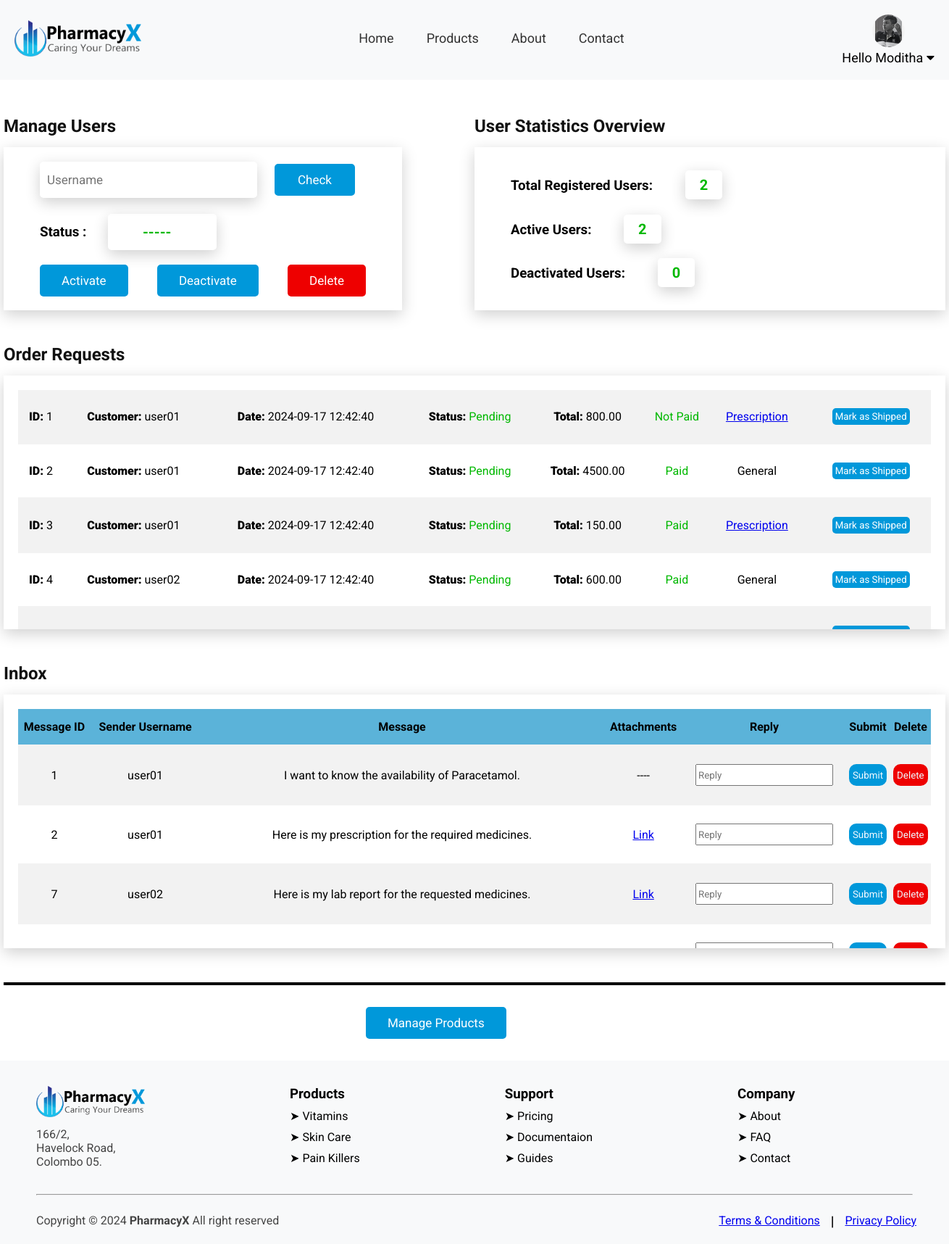
Before: /admin_DB.php (signed in) with the older database file.
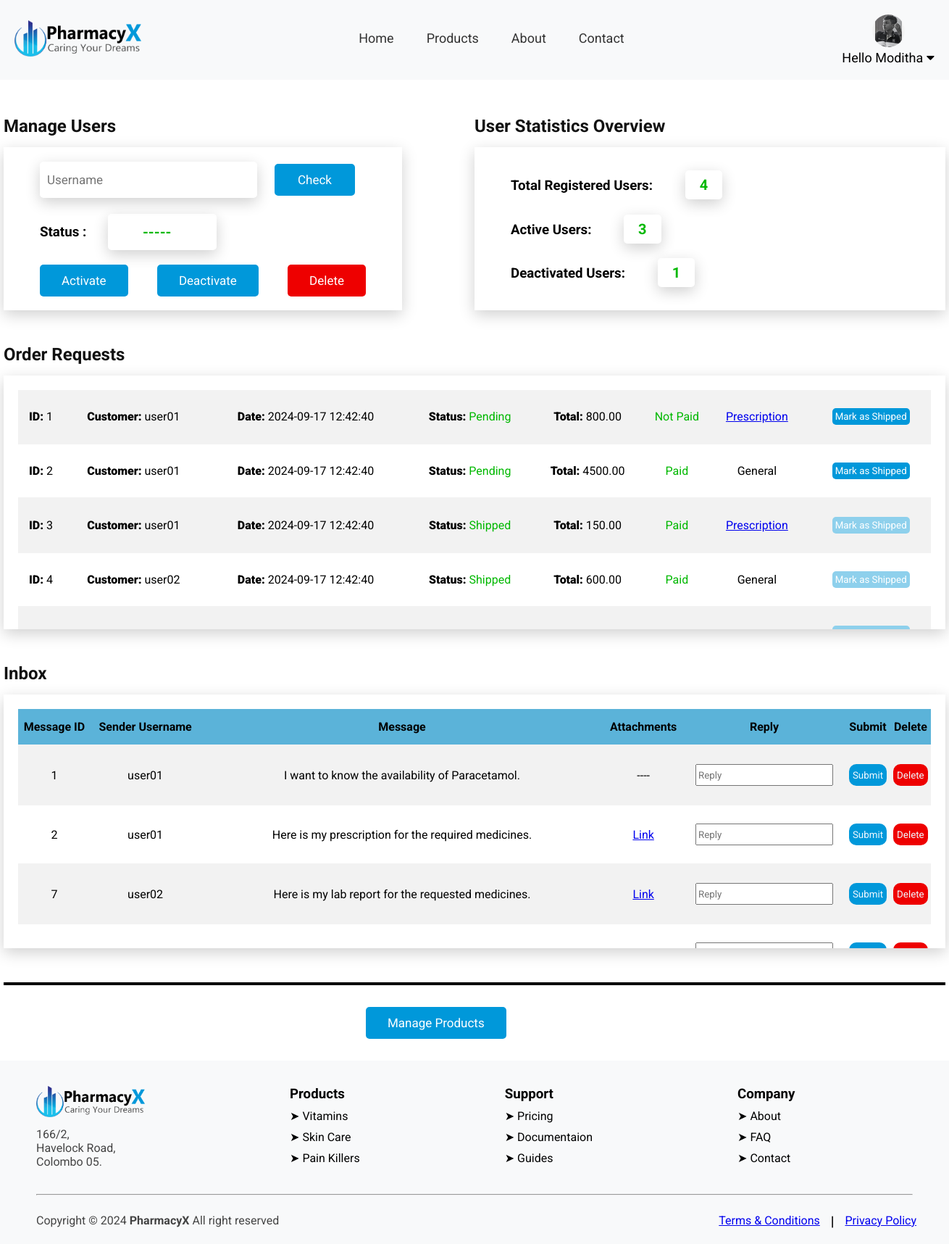
After: the same page with the newer database file.
### tables this page shows
CREATE TABLE `Orders` (
  `order_id` int(11) NOT NULL,
  `user_name` varchar(100) DEFAULT NULL,
  `order_status` enum('Pending','Shipped','Delivered') DEFAULT 'Pending',
  `order_type` enum('Prescription','General') DEFAULT NULL,
  `qty` int(11) DEFAULT NULL,
  `receiver_name` varchar(255) DEFAULT NULL,
  `street` varchar(100) DEFAULT NULL,
  `city` varchar(100) DEFAULT NULL,
  `postal_code` varchar(10) DEFAULT NULL,
  `prescription_url` varchar(255) DEFAULT NULL,
  `product_id` int(11) DEFAULT NULL,
  `Order_total` decimal(10,2) DEFAULT NULL,
  `order_date` timestamp NOT NULL DEFAULT current_timestamp()
);

CREATE TABLE `Messages` (
  `message_id` int(11) NOT NULL,
  `user_name` varchar(100) DEFAULT NULL,
  `name` varchar(100) DEFAULT NULL,
  `message_text` text NOT NULL,
  `contact_no` varchar(15) DEFAULT NULL,
  `email` varchar(255) NOT NULL,
  `Uploads_url` varchar(255) DEFAULT NULL,
  `response_text` text DEFAULT NULL,
  `message_date` timestamp NOT NULL DEFAULT current_timestamp()
);

### admin_DB.php (the view, shortened to what the rows shown need)
<!DOCTYPE html>
<html lang="en">
<head>
    <link rel="stylesheet" href="./CSS/admin_DB.css">
</head>
<body>
    <?php include ("./header.php"); ?>
    <div class="Container1">
        <div class="user_box">
            <h2 class="user-heading">Manage Users</h2>
        </div>
        <div class="stat_box">
            <h2 class="user-heading">User Statistics Overview</h2>
        </div>
    </div>
    <div class="Container2">
        <h2>Order Requests</h2>
        <div class="order_content">
            <table>
                <?php
                    $sql = "SELECT o.*,
                                CASE
                                    WHEN p.payment_id IS NOT NULL THEN 'Paid'
                                    ELSE 'Not Paid'
                                END AS payment_status
                            FROM Orders o
                            LEFT JOIN Payment p ON o.order_id = p.order_id
                            WHERE o.order_status IN ('Pending', 'Shipped');";
                    $result = mysqli_query($Connection, $sql);
                    if(mysqli_num_rows($result) > 0)
                    {
                        while($row = $result->fetch_assoc())
                        {
                            $ID = $row['order_id'];
                            $customer = $row['user_name'];
                            $date = $row['order_date'];
                            $status = $row['order_status'];
                            $total = $row['Order_total'];
                            $orderStat = $row['order_status'];
                            $orderType = $row['order_type'];
                            $paymentStatus = $row['payment_status'];
                            $PrescriptionLink = "./Images/PrescriptionOrders/{$row['prescription_url']}";
                            if($orderType == 'Prescription')
                            {
                                $orderType = "<a href='$PrescriptionLink' target='_blank'>Prescription</a>";
                            }
                            if($orderStat=='Shipped')
                            {
                                echo "<tr>
                                    <td><span class='ordertb_title'>ID:</span> $ID </td>
                                    <td><span class='ordertb_title'>Customer:</span> $customer</td>
                                    <td><span class='ordertb_title'>Date:</span> $date</td>
                                    <td><span class='ordertb_title'>Status:</span> <span class='order_stat_row'>$status</span> </td>
                                    <td><span class='ordertb_title'>Total:</span> $total </td>
                                    <td><span class='order_stat_row'>$paymentStatus</span></td>
                                    <td>$orderType</td>
                                    <td class='disable_box'>
                                        <input type='submit' value='Mark as Shipped' disabled>
                                    </td>
                                </tr>";
                            }
                            else
                            {
                                echo "<tr>
                                    <td><span class='ordertb_title'>ID:</span> $ID </td>
                                    <td><span class='ordertb_title'>Customer:</span> $customer</td>
                                    <td><span class='ordertb_title'>Date:</span> $date</td>
                                    <td><span class='ordertb_title'>Status:</span> <span class='order_stat_row'>$status</span> </td>
                                    <td><span class='ordertb_title'>Total:</span> $total </td>
                                    <td><span class='order_stat_row'>$paymentStatus</span></td>
                                    <td>$orderType</td>
                                    <td class='shipped_box'>
                                        <form action='admin_DB.php' method='POST'>
                                            <input type='hidden' value=\"$ID\" name='order_id'>
                                            <input type='submit' name='Shipped' value='Mark as Shipped'>
                                        </form>
                                    </td>
                                </tr>";
                            }
                        }
                    }
                    else
                    {
                        echo "<tr><td colspan='8'>No Orders Found</td></tr>";
                    }
                ?>
            </table>
        </div>
    </div>
    <div class="Container2">
        <h2>Inbox</h2>
        <div class="message_content">
            <table>
                <tr>
                    <th>Message ID</th>
                    <th>Sender Username</th>
                    <th>Message</th>
                    <th>Attachments</th>
                    <th>Reply</th>
                    <th>Submit</th>
                    <th>Delete</th>
                </tr>
                <?php
                    $sql = "SELECT * FROM Messages WHERE response_text IS NULL;";
                    $result = mysqli_query($Connection, $sql);
                    if(mysqli_num_rows($result) > 0)
                    {
                        while($row = $result->fetch_assoc())
                        {
                            $messageID = $row['message_id'];
                            $senderusername = $row['user_name'];
                            $message = $row['message_text'];
                            $attachment = $row['Uploads_url'];
                            if($attachment===NULL)
                            {
                                $uploads_Url = "----";
                            }
                            else
                            {
                                $uploads_Url = "<a href='./Images/PrescriptionMessage/$attachment' target='_blank'>Link</a>";
                            }
                            echo "<tr>
                                    <td>$messageID</td>
                                    <td>$senderusername</td>
                                    <td>$message</td>
                                    <td>$uploads_Url</td>
                                        <form action='admin_DB.php' method='POST'>
                                            <input type='hidden' value='$messageID' name='message_id'>
                                            <td><input class=\"Reply_in\" type=\"text\" placeholder=\"Reply\" name='Reply_in'></td>
                                            <td><button type=\"submit\" class=\"Submit_rply\" name='submit_rply'>Submit</button></td>
                                            <td><button type=\"submit\" class=\"Delete_rply\" name='Delete_msg'>Delete</button></td>
                                        </form>
                                    </tr>";
                        }
                    }
                    else
                    {
                        echo "<tr><td colspan='7'>No Messages Found</td></tr>";
                    }
                ?>
            </table>
        </div>
    </div>
    <?php include ("./footer.php"); ?>
</body>
</html>

Changed rows visible on the page:
changed orders id 3: value (not shown) → "Mark as Shipped"; order_status "Pending" → "Shipped"; Shipped "Mark as Shipped" → (not shown)
changed orders "user02": value (not shown) → "Mark as Shipped"; order_status "Pending" → "Shipped"; Shipped "Mark as Shipped" → (not shown)
changed orders (number 5 of 5 on the later page): order_status "Pending" → "Shipped" (drawn); value (not shown) → "Mark as Shipped"; Shipped "Mark as Shipped" → (not shown)
Other visible differences:
$TotalUsers: "2" → "4"
$ActiveUsers: "2" → "3"
$DeactivatedUsers: "0" → "1"
